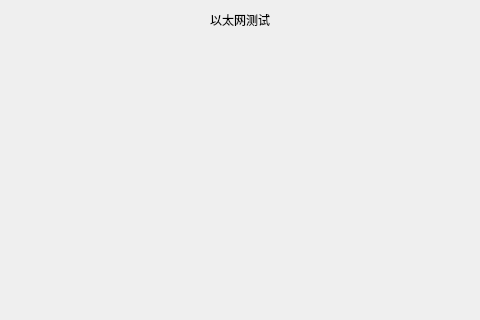
<?xml version="1.0" encoding="UTF-8"?>
<ui version="4.0">
 <class>ui_factory_eth</class>
 <widget class="QMainWindow" name="ui_factory_eth">
  <property name="geometry">
   <rect>
    <x>0</x>
    <y>0</y>
    <width>480</width>
    <height>320</height>
   </rect>
  </property>
  <property name="focusPolicy">
   <enum>Qt::StrongFocus</enum>
  </property>
  <property name="windowTitle">
   <string>MainWindow</string>
  </property>
  <widget class="QWidget" name="centralwidget">
   <layout class="QVBoxLayout" name="verticalLayout" stretch="1,7">
    <property name="spacing">
     <number>0</number>
    </property>
    <property name="leftMargin">
     <number>0</number>
    </property>
    <property name="topMargin">
     <number>0</number>
    </property>
    <property name="rightMargin">
     <number>0</number>
    </property>
    <property name="bottomMargin">
     <number>0</number>
    </property>
    <item>
     <widget class="QWidget" name="factory_net_title_widget" native="true">
      <layout class="QHBoxLayout" name="horizontalLayout" stretch="1,1,2,2">
       <property name="spacing">
        <number>0</number>
       </property>
       <property name="leftMargin">
        <number>0</number>
       </property>
       <property name="topMargin">
        <number>0</number>
       </property>
       <property name="rightMargin">
        <number>0</number>
       </property>
       <property name="bottomMargin">
        <number>0</number>
       </property>
       <item alignment="Qt::AlignLeft|Qt::AlignVCenter">
        <widget class="clicked_Label" name="factory_net_back_btn" native="true">
         <property name="text" stdset="0">
          <string/>
         </property>
        </widget>
       </item>
       <item>
        <spacer name="horizontalSpacer">
         <property name="orientation">
          <enum>Qt::Horizontal</enum>
         </property>
         <property name="sizeHint" stdset="0">
          <size>
           <width>77</width>
           <height>20</height>
          </size>
         </property>
        </spacer>
       </item>
       <item>
        <widget class="QLabel" name="factory_net_title_label">
         <property name="styleSheet">
          <string notr="true"/>
         </property>
         <property name="text">
          <string>以太网测试</string>
         </property>
         <property name="alignment">
          <set>Qt::AlignCenter</set>
         </property>
        </widget>
       </item>
       <item>
        <spacer name="horizontalSpacer_2">
         <property name="orientation">
          <enum>Qt::Horizontal</enum>
         </property>
         <property name="sizeHint" stdset="0">
          <size>
           <width>157</width>
           <height>20</height>
          </size>
         </property>
        </spacer>
       </item>
      </layout>
     </widget>
    </item>
    <item>
     <widget class="QWidget" name="widget_3" native="true">
      <layout class="QHBoxLayout" name="horizontalLayout_5">
       <property name="spacing">
        <number>0</number>
       </property>
       <property name="leftMargin">
        <number>0</number>
       </property>
       <property name="rightMargin">
        <number>0</number>
       </property>
       <property name="bottomMargin">
        <number>0</number>
       </property>
       <item>
        <widget class="QLabel" name="label11">
        <property name="text">
       	<string> </string>
      	</property>
     	</widget>
       </item>
       <item>
        <widget class="QLabel" name="factory_net_result_label"/>
       </item>
       <item>
        <widget class="QLabel" name="label12">
        <property name="text">
       	<string> </string>
      	</property>
     	</widget>
       </item>
      </layout>
     </widget>
    </item>
   </layout>
  </widget>
 </widget>
 <customwidgets>
  <customwidget>
   <class>clicked_Label</class>
   <extends>QWidget</extends>
   <header location="global">clicked_label.hpp</header>
  </customwidget>
 </customwidgets>
 <resources/>
 <connections/>
</ui>
